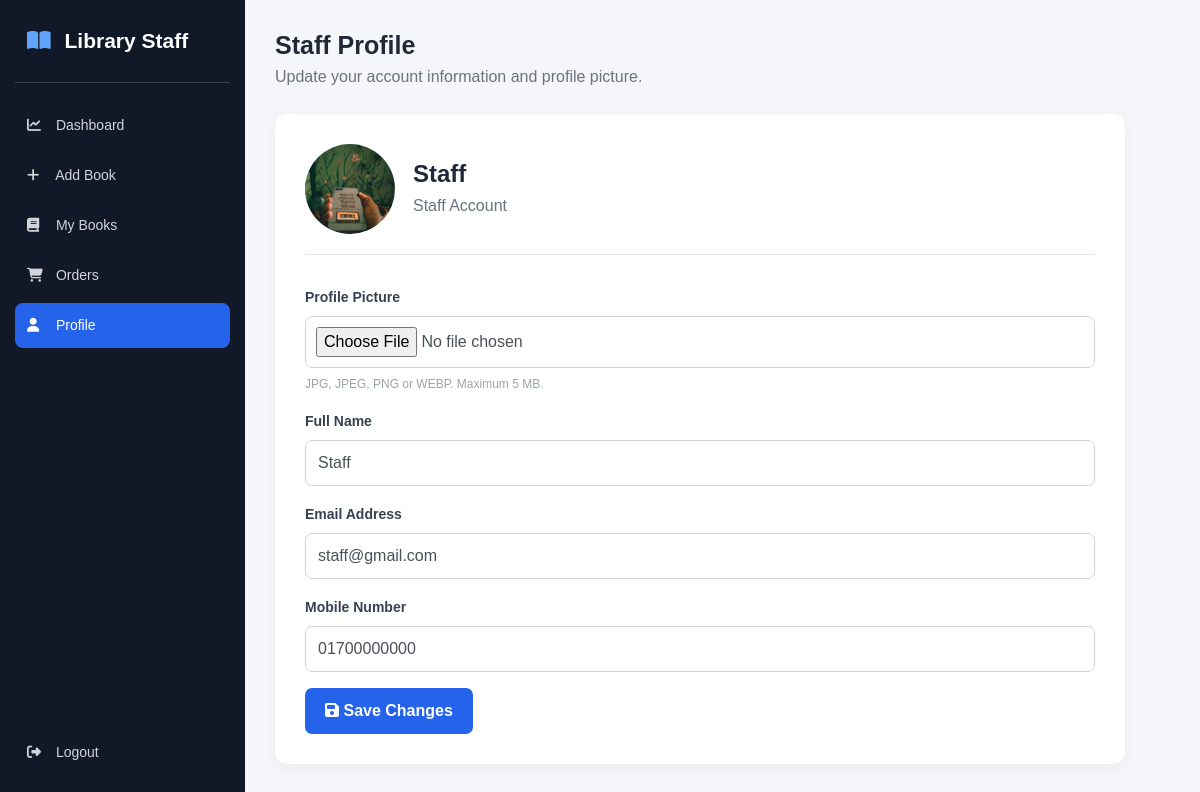
The page /staff/profile.php (signed in) on the database its author committed.
### tables this page shows
CREATE TABLE `staffs` (
  `id` int(11) NOT NULL,
  `name` varchar(100) NOT NULL,
  `email` varchar(100) NOT NULL,
  `password` varchar(250) NOT NULL,
  `mobile` varchar(20) NOT NULL,
  `profile_image` varchar(255) DEFAULT NULL
);

### staff/profile.php (the view, shortened to what this page needs)
<?php
$conn = mysqli_connect("localhost", "root", "", "lms");
$staff_id = (int) $_SESSION["staff_id"];
$query = "
    SELECT
        id,
        name,
        email,
        mobile,
        profile_image
    FROM staffs
    WHERE id = $staff_id
    LIMIT 1
";
$result = mysqli_query($conn, $query);
$staff = mysqli_fetch_assoc($result);
?>
<!DOCTYPE html>
<html lang="en">
<head>
    <link rel="stylesheet"
          href="https://cdn.jsdelivr.net/npm/bootstrap@4.6.2/dist/css/bootstrap.min.css">
    <link rel="stylesheet"
          href="https://cdnjs.cloudflare.com/ajax/libs/font-awesome/6.5.2/css/all.min.css">
</head>
<body>
<div class="sidebar">
    <div class="brand">
        <i class="fa-solid fa-book-open"></i>
        Library Staff
    </div>
    <a href="dashboard.php" class="nav-link">
        <i class="fa-solid fa-chart-line"></i>
        Dashboard
    </a>
    <a href="add_book.php" class="nav-link">
        <i class="fa-solid fa-plus"></i>
        Add Book
    </a>
    <a href="my_books.php" class="nav-link">
        <i class="fa-solid fa-book"></i>
        My Books
    </a>
    <a href="orders.php" class="nav-link">
        <i class="fa-solid fa-cart-shopping"></i>
        Orders
    </a>
    <a href="profile.php" class="nav-link active">
        <i class="fa-solid fa-user"></i>
        Profile
    </a>
    <div class="logout">
        <a href="logout.php" class="nav-link">
            <i class="fa-solid fa-right-from-bracket"></i>
            Logout
        </a>
    </div>
</div>
<div class="main">
    <div class="page-title">
        <h2>Staff Profile</h2>
        <p>
            Update your account information and profile picture.
        </p>
    </div>
    <div class="profile-card">
        <div class="profile-header">
            <div class="avatar-wrapper">
                <div class="avatar">
                    <?php if (!empty($staff["profile_image"])): ?>
                        <img
                            src="uploads/<?php echo htmlspecialchars($staff["profile_image"]); ?>"
                            alt="Staff Profile"
                        >
                    <?php else: ?>
                        <i class="fa-solid fa-user"></i>
                    <?php endif; ?>
                </div>
            </div>
            <div>
                <h4>
                    <?php echo htmlspecialchars($staff["name"]); ?>
                </h4>
                <p>
                    Staff Account
                </p>
            </div>
        </div>
        <form
            method="POST"
            enctype="multipart/form-data"
        >
            <div class="form-group">
                <label>
                    Profile Picture
                </label>
                <input
                    type="file"
                    name="profile_image"
                    class="form-control"
                    accept=".jpg,.jpeg,.png,.webp"
                >
                <div class="image-note">
                    JPG, JPEG, PNG or WEBP. Maximum 5 MB.
                </div>
            </div>
            <div class="form-group">
                <label>
                    Full Name
                </label>
                <input
                    type="text"
                    name="name"
                    class="form-control"
                    value="<?php echo htmlspecialchars($staff["name"]); ?>"
                    required
                >
            </div>
            <div class="form-group">
                <label>
                    Email Address
                </label>
                <input
                    type="email"
                    name="email"
                    class="form-control"
                    value="<?php echo htmlspecialchars($staff["email"]); ?>"
                    required
                >
            </div>
            <div class="form-group">
                <label>
                    Mobile Number
                </label>
                <input
                    type="text"
                    name="mobile"
                    class="form-control"
                    value="<?php echo htmlspecialchars($staff["mobile"]); ?>"
                    required
                >
            </div>
            <button
                type="submit"
                class="btn-save"
            >
                <i class="fa-solid fa-floppy-disk"></i>
                Save Changes
            </button>
        </form>
    </div>
</div>
</body>
</html>

### staff/profile.php (style rules this page uses)
* { box-sizing: border-box; }
body { margin: 0; background: #f4f6f9; font-family: Arial, sans-serif; color: #1f2937; }
.sidebar { position: fixed; left: 0; top: 0; width: 245px; height: 100vh; background: #111827; padding: 25px 15px; }
.brand { color: white; font-size: 21px; font-weight: 700; padding: 0 12px 25px; border-bottom: 1px solid #374151; margin-bottom: 20px; }
.brand i { color: #60a5fa; margin-right: 8px; }
.nav-link { color: #d1d5db !important; padding: 12px; border-radius: 8px; margin-bottom: 5px; font-size: 14px; }
.nav-link i { width: 25px; }
.nav-link:hover, .nav-link.active { background: #2563eb; color: white !important; }
.logout { position: absolute; bottom: 20px; left: 15px; right: 15px; }
.main { margin-left: 245px; padding: 30px; }
.page-title { margin-bottom: 25px; }
.page-title h2 { margin: 0 0 5px; font-size: 25px; font-weight: 700; }
.page-title p { margin: 0; color: #6b7280; }
.profile-card { max-width: 850px; background: white; border-radius: 12px; padding: 30px; box-shadow: 0 4px 15px rgba(0,0,0,.05); }
.profile-header { display: flex; align-items: center; gap: 18px; margin-bottom: 30px; padding-bottom: 20px; border-bottom: 1px solid #e5e7eb; }
.avatar-wrapper { position: relative; }
.avatar { width: 90px; height: 90px; border-radius: 50%; overflow: hidden; background: #eff6ff; color: #2563eb; display: flex; align-items: center; justify-content: center; font-size: 32px; }
.avatar img { width: 100%; height: 100%; object-fit: cover; }
.profile-header h4 { margin: 0 0 5px; font-weight: 700; }
.profile-header p { margin: 0; color: #6b7280; }
.image-note { font-size: 12px; color: #9ca3af; margin-top: 7px; }
label { font-size: 14px; font-weight: 600; color: #374151; }
.form-control { height: 46px; border-radius: 7px; border: 1px solid #d1d5db; }
input[type="file"] { height: auto; padding: 10px; }
.btn-save { background: #2563eb; color: white; border: none; padding: 11px 20px; border-radius: 7px; font-weight: 600; }

### rows shown on the page
staffs: profile_image (picture), name "Staff", email "staff@gmail.com", mobile "01700000000"
